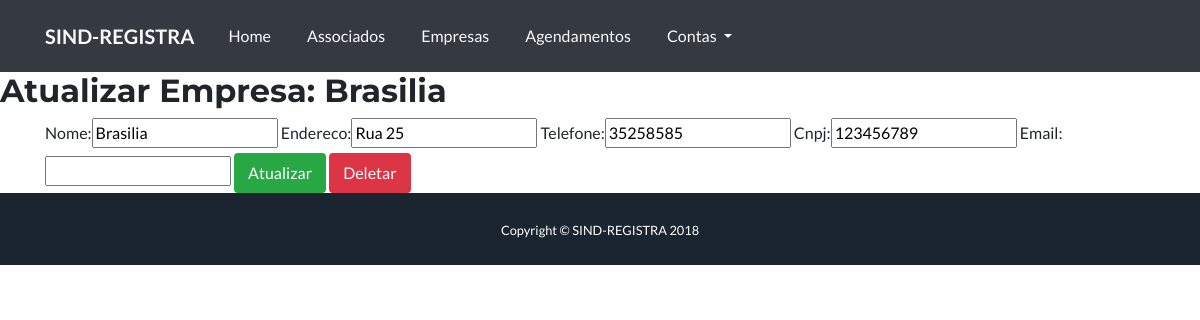
The app's page /empresa-update/1/, older data.
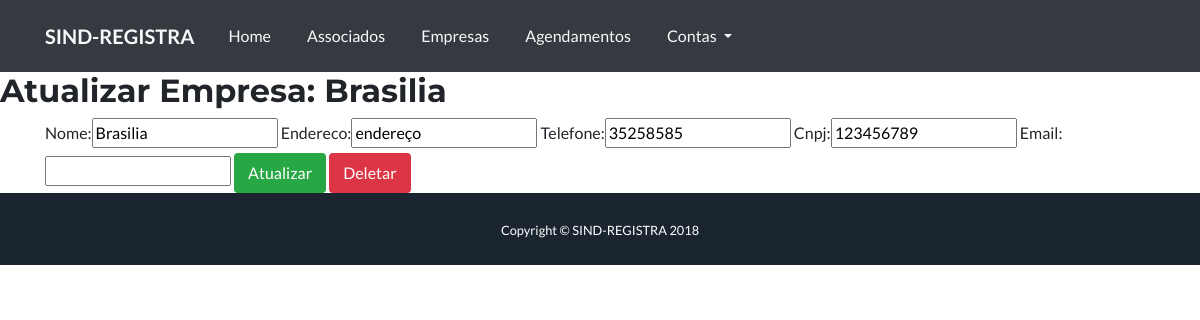
The same page, newer data.
### core/models.py (models this page shows)
class Empresa(models.Model):
    nome = models.CharField(max_length=100)
    endereco= models.CharField(max_length=100)
    telefone = models.CharField(max_length=12)
    cnpj = models.CharField(max_length=15)
    email = models.CharField(max_length=30)
    def __str__(self):
        return self.nome

### core/views.py (the view)
# urls.py: re_path('empresa-update/(?P<id>\d+)/$', empresa_update, name = 'core_empresa_update'),
def empresa_update(request, id):
    data = {}
    empresa = Empresa.objects.get(id=id)
    form = EmpresaForm(request.POST or None, instance=empresa)
    data['empresa'] = empresa
    data['form'] = form
    if request.method == 'POST':
        if form.is_valid():
            form.save()
            messages.info(request,"Empresa editada com sucesso")
            return redirect('core_lista_empresas')
    else:
        return render(request, 'core/update_empresa.html', data)

### core/forms.py
class EmpresaForm(ModelForm):
  class Meta:
    model = Empresa
    fields = "__all__"

### core/templates/core/update_empresa.html (shortened to what this page needs)
{% extends 'base.html' %}
{% load bootstrap %}
{% block conteudo %}
<div class="row">
                <div class="col">
<html lang="pt-br">
<head>
        <h2>Atualizar Empresa: {{ empresa }}</h2>
</head>
<body>
        <div class="container">
        <form action="{% url 'core_empresa_update' empresa.id %}" method="POST">
        {{ form|bootstrap }}
        <button type="submit" class="btn btn-success">Atualizar</button>
        <a href="{% url 'core_empresa_delete' empresa.id %}" class="btn btn-danger">Deletar</a>
        </form>
        </div>
</body>
        </div>
</div>
</html>
{% endblock conteudo %}

Row changes from the older to the newer data that the page shows:
changed Empresa "Brasilia": endereco "Rua 25" → "endereço"
